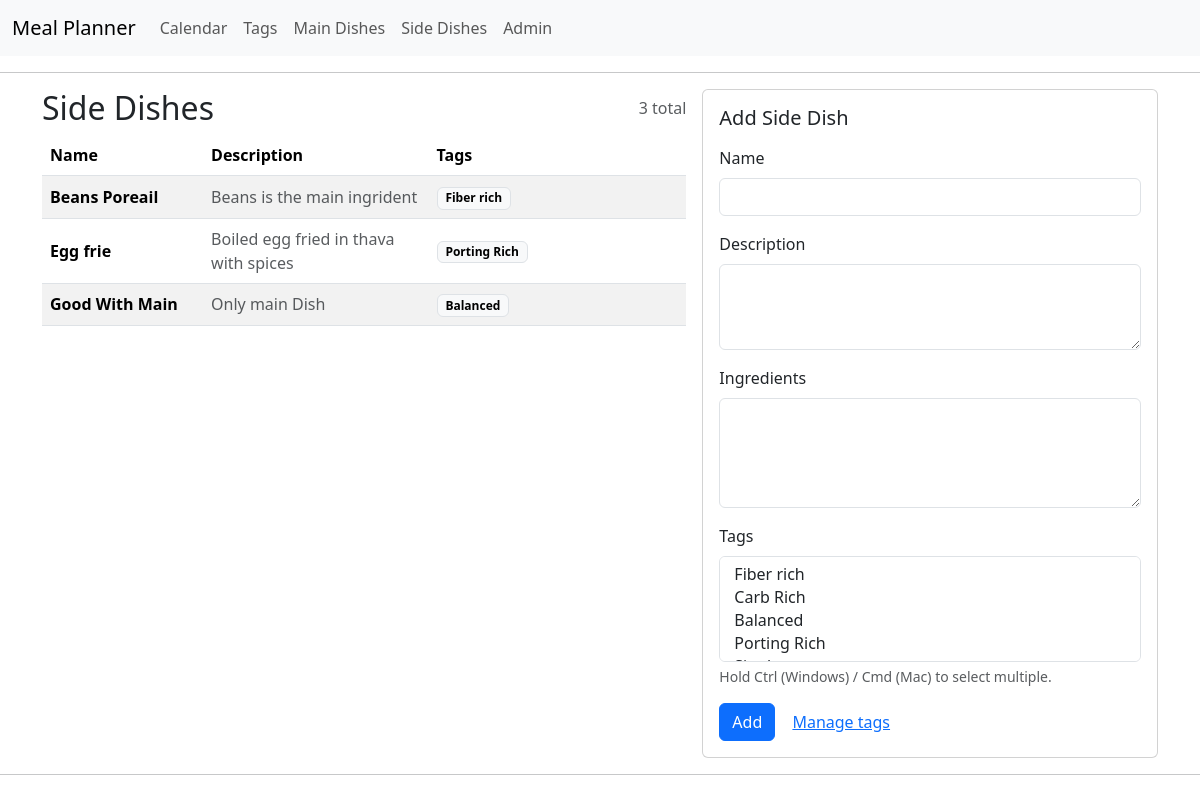
The app's page /mp/side-dishes/, older data.
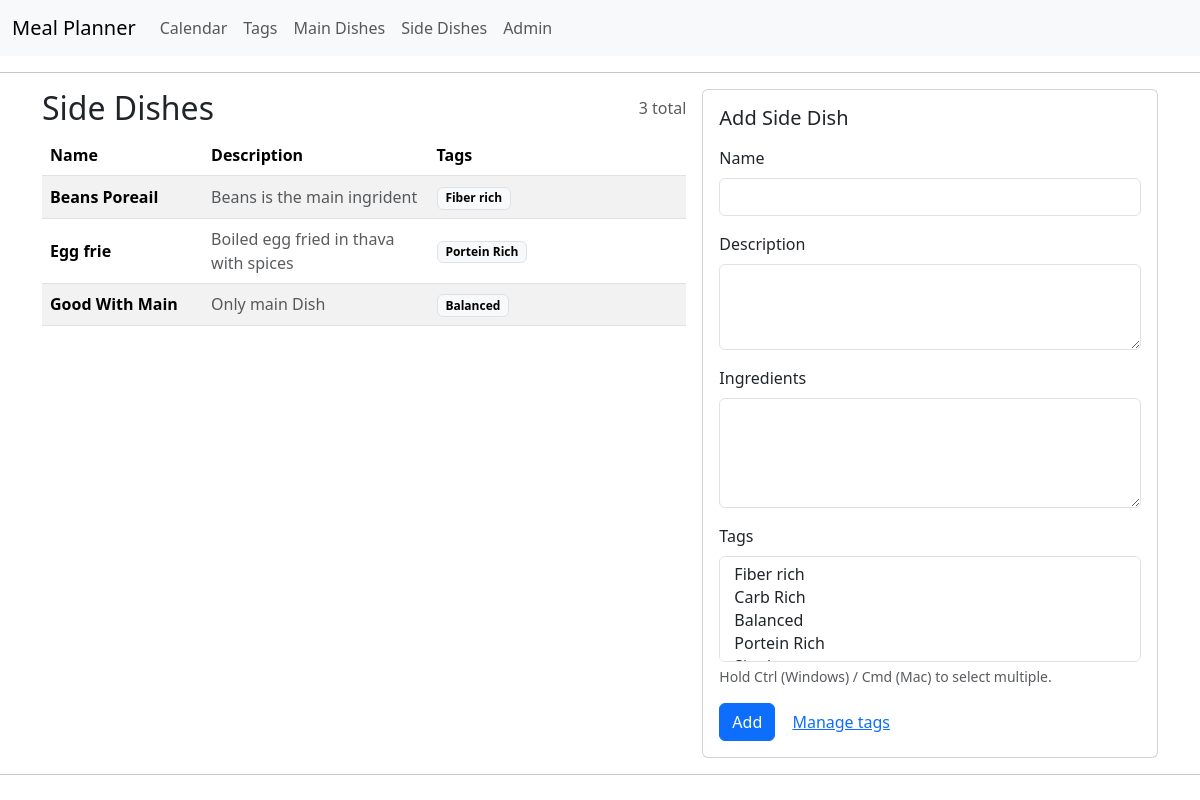
The same page, newer data.
### meal_planner/models.py (models this page shows)
class Tag(models.Model):
    id = models.AutoField(primary_key=True)
    name = models.CharField(max_length=50)
    description = models.TextField()
    def __str__(self):
        return self.name

### meal_planner/views.py (the view)
# urls.py: path('side-dishes/', views.side_dishes_view, name='side_dishes'),
def side_dishes_view(request):
    from .forms import SideDishForm
    from .models import SideDish
    if request.method == "POST":
        form = SideDishForm(request.POST)
        if form.is_valid():
            form.save()
            return redirect("side_dishes")
    else:
        form = SideDishForm()
    dishes = SideDish.objects.prefetch_related("tags").order_by("name")
    return render(
        request,
        "meal_planner/side_dishes.html",
        {
            "dishes": dishes,
            "form": form,
        },
    )

### meal_planner/forms.py
class SideDishForm(forms.ModelForm):
    class Meta:
        model = SideDish
        fields = ["name", "description", "ingredients", "tags"]
        widgets = {
            "name": forms.TextInput(attrs={"class": "form-control"}),
            "description": forms.Textarea(
                attrs={"class": "form-control", "rows": 3}
            ),
            "ingredients": forms.Textarea(
                attrs={"class": "form-control", "rows": 4}
            ),
            "tags": forms.SelectMultiple(attrs={"class": "form-select"}),
        }

### meal_planner/templates/meal_planner/side_dishes.html (shortened to what this page needs)
{% extends 'meal_planner/main.html' %}
{% block content %}
<div class="row g-3">
  <div class="col-12 col-lg-7">
    <div class="d-flex align-items-center justify-content-between mb-2">
      <h2 class="m-0">Side Dishes</h2>
      <span class="text-muted">{{ dishes|length }} total</span>
    </div>
    <div class="table-responsive">
      <table class="table table-striped align-middle">
        <thead>
          <tr>
            <th style="width: 25%">Name</th>
            <th style="width: 35%">Description</th>
            <th>Tags</th>
          </tr>
        </thead>
        <tbody>
          {% for d in dishes %}
            <tr>
              <td class="fw-semibold">{{ d.name }}</td>
              <td class="text-muted">{{ d.description }}</td>
              <td>
                {% for t in d.tags.all %}
                  <span class="badge text-bg-light border">{{ t.name }}</span>
                {% empty %}
                  <span class="text-muted">—</span>
                {% endfor %}
              </td>
            </tr>
          {% empty %}
            <tr>
              <td colspan="3" class="text-muted">No side dishes yet.</td>
            </tr>
          {% endfor %}
        </tbody>
      </table>
    </div>
  </div>
  <div class="col-12 col-lg-5">
    <div class="card">
      <div class="card-body">
        <h5 class="card-title">Add Side Dish</h5>
        <form method="post" class="mt-3">
          <div class="mb-3">
            <label class="form-label">Name</label>
            {{ form.name }}
          </div>
          <div class="mb-3">
            <label class="form-label">Description</label>
            {{ form.description }}
          </div>
          <div class="mb-3">
            <label class="form-label">Ingredients</label>
            {{ form.ingredients }}
          </div>
          <div class="mb-3">
            <label class="form-label">Tags</label>
            {{ form.tags }}
            <div class="form-text">Hold Ctrl (Windows) / Cmd (Mac) to select multiple.</div>
          </div>
          <button class="btn btn-primary" type="submit">Add</button>
          <a class="btn btn-link" href="/mp/tags/">Manage tags</a>
        </form>
      </div>
    </div>
  </div>
</div>
{% endblock %}

Row changes from the older to the newer data that the page shows:
changed Tag: name "Porting Rich" → "Portein Rich"
Text that changed along with them:
form field tags: "Fiber rich / Carb Rich / Balanced / Porting Rich" → "Fiber rich / Carb Rich / Balanced / Portein Rich"
